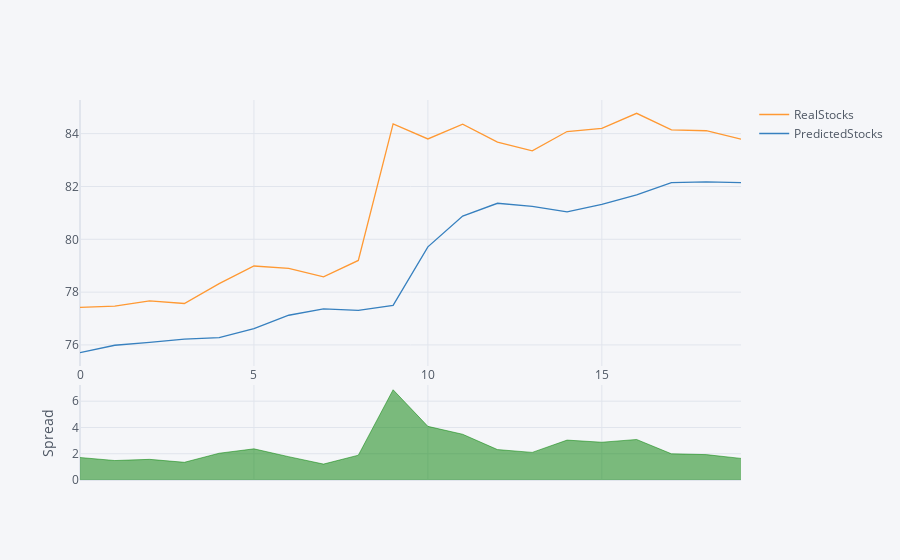

Here is the notebook cell this chart was saved with:
### Code cell
Data[['RealStocks','PredictedStocks']].iplot(kind='spread')

### Figure 1 — Plotly figure (JSON) as saved in the notebook; plotly's stock layout.template omitted (floating-point values rounded to 4 significant figures)
{"data": [{"line": {"color": "rgba(255, 153, 51, 1.0)", "dash": "solid", "shape": "linear", "width": 1.3}, "mode": "lines", "name": "RealStocks", "text": "", "type": "scatter", "x": [0, 1, 2, 3, 4, 5, 6, 7, 8, 9, 10, 11, 12, 13, 14, 15, 16, 17, 18, 19], "y": [77.42, 77.47, 77.67, 77.57, 78.32, 78.99, 78.9, 78.58, 79.2, 84.37, 83.8, 84.36, 83.68, 83.35, 84.08, 84.2, 84.77, 84.14, 84.11, 83.79]}, {"line": {"color": "rgba(55, 128, 191, 1.0)", "dash": "solid", "shape": "linear", "width": 1.3}, "mode": "lines", "name": "PredictedStocks", "text": "", "type": "scatter", "x": [0, 1, 2, 3, 4, 5, 6, 7, 8, 9, 10, 11, 12, 13, 14, 15, 16, 17, 18, 19], "y": [75.71, 75.99, 76.1, 76.22, 76.28, 76.62, 77.12, 77.37, 77.31, 77.5, 79.72, 80.88, 81.36, 81.25, 81.04, 81.32, 81.69, 82.14, 82.18, 82.15]}, {"connectgaps": false, "fill": "tozeroy", "line": {"color": "green", "dash": "solid", "shape": "linear", "width": 0.5}, "mode": "lines", "name": "Spread", "showlegend": false, "type": "scatter", "x": [0, 1, 2, 3, 4, 5, 6, 7, 8, 9, 10, 11, 12, 13, 14, 15, 16, 17, 18, 19], "xaxis": "x2", "y": [1.713, 1.482, 1.572, 1.347, 2.039, 2.373, 1.775, 1.212, 1.889, 6.873, 4.085, 3.483, 2.316, 2.103, 3.039, 2.876, 3.085, 1.996, 1.934, 1.645], "yaxis": "y2"}, {"connectgaps": false, "fill": "tozeroy", "line": {"color": "red", "dash": "solid", "shape": "linear", "width": 0.5}, "mode": "lines", "name": "Spread", "showlegend": false, "type": "scatter", "x": [0, 1, 2, 3, 4, 5, 6, 7, 8, 9, 10, 11, 12, 13, 14, 15, 16, 17, 18, 19], "xaxis": "x2", "y": ["", "", "", "", "", "", "", "", "", "", "", "", "", "", "", "", "", "", "", ""], "yaxis": "y2"}], "layout": {"hovermode": "x", "legend": {"bgcolor": "#F5F6F9", "font": {"color": "#4D5663"}}, "paper_bgcolor": "#F5F6F9", "plot_bgcolor": "#F5F6F9", "title": {"font": {"color": "#4D5663"}}, "xaxis": {"gridcolor": "#E1E5ED", "showgrid": true, "tickfont": {"color": "#4D5663"}, "title": {"font": {"color": "#4D5663"}, "text": ""}, "zerolinecolor": "#E1E5ED"}, "xaxis2": {"anchor": "y2", "gridcolor": "#E1E5ED", "showgrid": true, "showticklabels": false, "tickfont": {"color": "#4D5663"}, "title": {"font": {"color": "#4D5663"}, "text": ""}, "zerolinecolor": "#E1E5ED"}, "yaxis": {"domain": [0.3, 1], "gridcolor": "#E1E5ED", "showgrid": true, "tickfont": {"color": "#4D5663"}, "title": {"font": {"color": "#4D5663"}, "text": ""}, "zerolinecolor": "#E1E5ED"}, "yaxis2": {"domain": [0, 0.25], "gridcolor": "#E1E5ED", "showgrid": true, "tickfont": {"color": "#4D5663"}, "title": {"font": {"color": "#4D5663"}, "text": "Spread"}, "zerolinecolor": "#E1E5ED"}}}
